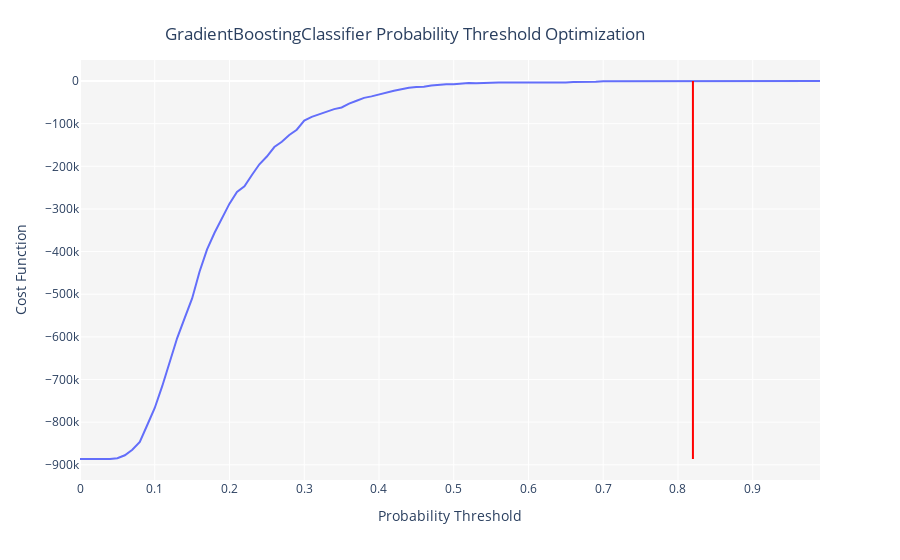

This figure's notebook cell:
### Code cell
optimize_threshold(tuned_gbc, true_positive = 100, false_positive = -1000);

### Figure 1 — Plotly figure (JSON) as saved in the notebook; plotly's stock layout.template omitted (floating-point values rounded to 4 significant figures)
{"data": [{"hoverlabel": {"namelength": 0}, "hovertemplate": "Probability Threshold=%{x}<br>Cost Function=%{y}", "legendgroup": "", "line": {"color": "#636efa", "dash": "solid", "shape": "linear"}, "mode": "lines", "name": "", "showlegend": false, "type": "scatter", "x": [0, 0.01, 0.02, 0.03, 0.04, 0.05, 0.06, 0.07, 0.08, 0.09, 0.1, 0.11, 0.12, 0.13, 0.14, 0.15, 0.16, 0.17, 0.18, 0.19, 0.2, 0.21, 0.22, 0.23, 0.24, 0.25, 0.26, 0.27, 0.28, 0.29, 0.3, 0.31, 0.32, 0.33, 0.34, 0.35, 0.36, 0.37, 0.38, 0.39, 0.4, 0.41, 0.42, 0.43, 0.44, 0.45, 0.46, 0.47, 0.48, 0.49, 0.5, 0.51, 0.52, 0.53, 0.54, 0.55, 0.56, 0.57, 0.58, 0.59, 0.6, 0.61, 0.62, 0.63, 0.64, 0.65, 0.66, 0.67, 0.68, 0.69, 0.7, 0.71, 0.72, 0.73, 0.74, 0.75, 0.76, 0.77, 0.78, 0.79, 0.8, 0.81, 0.82, 0.83, 0.84, 0.85, 0.86, 0.87, 0.88, 0.89, 0.9, 0.91, 0.92, 0.93, 0.94, 0.95, 0.96, 0.97, 0.98, 0.99], "xaxis": "x", "y": [-886500, -886500, -886500, -886500, -886500, -884500, -877700, -864800, -846300, -806700, -766900, -715700, -659900, -602800, -556000, -509900, -446700, -394800, -355800, -320800, -287600, -259900, -246900, -220400, -195200, -177100, -154800, -142400, -126700, -114100, -92700, -84100, -78400, -71200, -65800, -62000, -53100, -46300, -39500, -36000, -31000, -26400, -22800, -19100, -15600, -13900, -13400, -10600, -8100, -7300, -7500, -5600, -4800, -4900, -4000, -3300, -3400, -3700, -3800, -2800, -2900, -2900, -3000, -3100, -3200, -3300, -2400, -2400, -2500, -1500, -500, -500, -600, -600, -600, -600, -600, -700, -700, -800, -800, -800, 100, 100, 0, 0, 0, 0, 0, 0, 0, 0, 0, 0, 0, 0, 0, 0, 0, 0], "yaxis": "y"}], "layout": {"legend": {"tracegroupgap": 0}, "margin": {"t": 60}, "plot_bgcolor": "rgb(245,245,245)", "shapes": [{"line": {"color": "red", "width": 2}, "type": "line", "x0": 0.82, "x1": 0.82, "y0": -886500, "y1": 100}], "title": {"text": "GradientBoostingClassifier Probability Threshold Optimization", "x": 0.45, "xanchor": "center", "y": 0.95, "yanchor": "top"}, "xaxis": {"anchor": "y", "domain": [0, 1], "title": {"text": "Probability Threshold"}}, "yaxis": {"anchor": "x", "domain": [0, 1], "title": {"text": "Cost Function"}}}}
